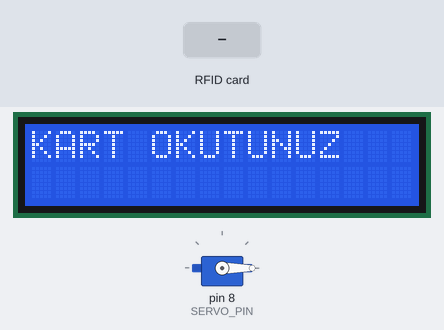
Simulated run of this sketch. Board: Arduino Uno, built with avr-gcc and run on an emulated ATmega328P. Parts: servo, 16×2 character LCD. The inputs (shaded band) are chosen by the test bench.

Above: at 1.3 s.
1.4 s: RFID card D6 CA A8 89 held to the reader
At 1.9 s:
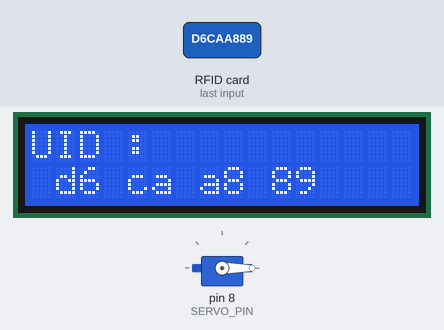
At 4.8 s:
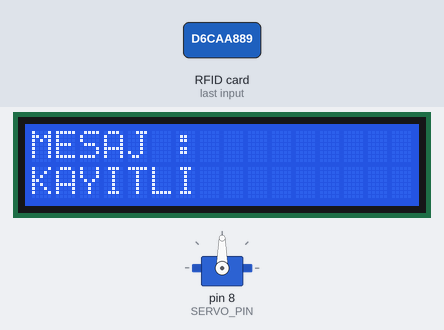
7.4 s: RFID card 5E 7A 19 C4 held to the reader
At 9.8 s:
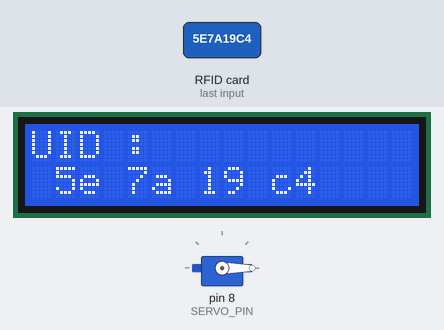
Timing chart, 0 to 11.3 s (numbered marks = the images above; inputs shaded):
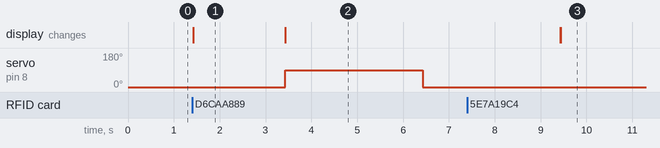

The sketch:

SONGUNCEL.ino
```cpp
#include <SPI.h>
#include <MFRC522.h>
#include <Servo.h>
#include <LiquidCrystal.h>

#define SS_PIN 10
#define RST_PIN 9
#define SERVO_PIN 8

MFRC522 mfrc522(SS_PIN, RST_PIN);
Servo myServo;
LiquidCrystal lcd(6, 7, 5, 4, 3, 2);

void setup() {
  SPI.begin();
  mfrc522.PCD_Init();
  myServo.attach(SERVO_PIN);
  myServo.write(0); // Servo başlangıç pozisyonu
  lcd.begin(16, 2);
  lcd.print("KART OKUTUNUZ");
}

void loop() {
  if (!mfrc522.PICC_IsNewCardPresent()) {
    return;
  }

  if (!mfrc522.PICC_ReadCardSerial()) {
    return;
  }

  lcd.clear();
  lcd.setCursor(0, 0);
  lcd.print("UID :");
  String content = "";
  for (byte i = 0; i < mfrc522.uid.size; i++) {
    content.concat(String(mfrc522.uid.uidByte[i] < 0x10 ? " 0" : " "));
    content.concat(String(mfrc522.uid.uidByte[i], HEX));
  }

  lcd.setCursor(0, 1);
  lcd.print(content);

  content.toUpperCase();
  delay(2000); // Ekranda UID'nin görünmesi için bekle

  lcd.clear();
  lcd.setCursor(0, 0);
  lcd.print("MESAJ : ");
  if (content.substring(1) == "D6 CA A8 89") { // Buraya kartınızın UID'sini yazın
    lcd.setCursor(0, 1);
    lcd.print("KAYITLI");
    myServo.write(90); // Servo açısını değiştir
    delay(3000); // Servonun açık kalma süresi
    myServo.write(0); // Servo başlangıç pozisyonuna dön
  } else {
    lcd.setCursor(0, 1);
    lcd.print("KAYIT HATASI");
  }

  delay(3000); // Mesajın ekranda kalma süresi
  lcd.clear();
  lcd.print("KART OKUTUNUZ");

  mfrc522.PICC_HaltA();
  mfrc522.PCD_StopCrypto1();
}
```

Measured:
- after the input at 1.4 s, servo on pin 8 (SERVO_PIN): 0° → 90° after 2.0 s, → 0° 3.0 s later; the display: changes at once (image 1)
- after the input at 7.4 s, the display: first differs from a run without the input after 2.0 s (image 3)
- what the display in image 1 shows lasts 2.0 s, from 1.4 s to 3.4 s
